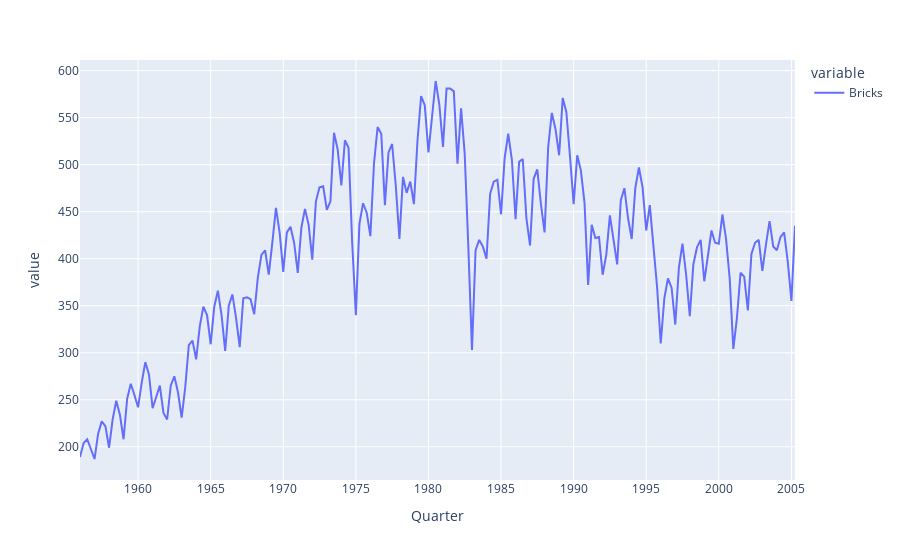

The cell this chart's notebook holds for it:
### Code cell
px.line(aus_production_observed)

### Figure 1 — Plotly figure (JSON) as saved in the notebook; plotly's stock layout.template omitted (floating-point values rounded to 4 significant figures; data arrays with more than 128 entries replaced by an {"elided": "..."} marker saying what was removed)
{"data": [{"hovertemplate": "variable=Bricks<br>Quarter=%{x}<br>value=%{y}<extra></extra>", "legendgroup": "Bricks", "line": {"color": "#636efa", "dash": "solid"}, "marker": {"symbol": "circle"}, "mode": "lines", "name": "Bricks", "orientation": "v", "showlegend": true, "type": "scatter", "x": {"elided": "198 str values"}, "xaxis": "x", "y": {"elided": "198 int values"}, "yaxis": "y"}], "layout": {"legend": {"title": {"text": "variable"}, "tracegroupgap": 0}, "margin": {"t": 60}, "xaxis": {"anchor": "y", "domain": [0, 1], "title": {"text": "Quarter"}}, "yaxis": {"anchor": "x", "domain": [0, 1], "title": {"text": "value"}}}}
